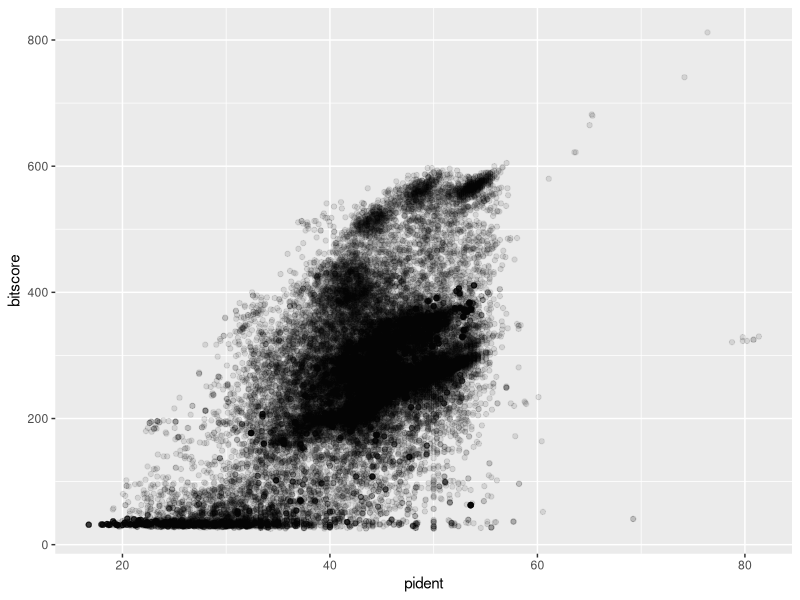
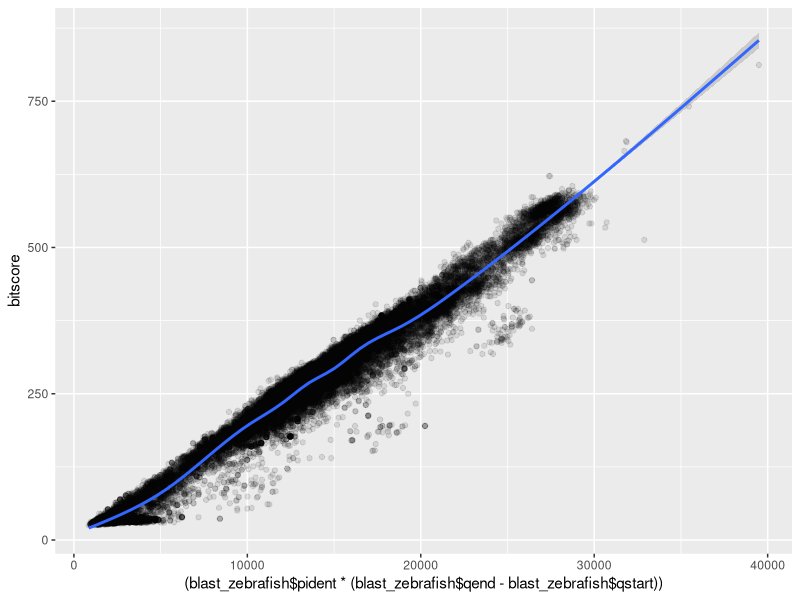

These figures' R source, in order:
## ---- chunk 1
blast_zebrafish <- read.csv("mm-second.x.zebrafish.tsv", sep="\t")
colnames(blast_zebrafish) = c("qseqid", "sseqid", "pident", "length", "mismatch", "gapopen", "qstart", "qend", "sstart", "send", "evalue", "bitscore")
## ---- chunk 2
library(ggplot2)
ggplot(blast_zebrafish, aes(pident, bitscore)) + geom_point(alpha=0.1) 
ggplot(blast_zebrafish, aes((blast_zebrafish$pident * (blast_zebrafish$qend - blast_zebrafish$qstart)), bitscore)) +
geom_point(alpha=0.1) + geom_smooth()
